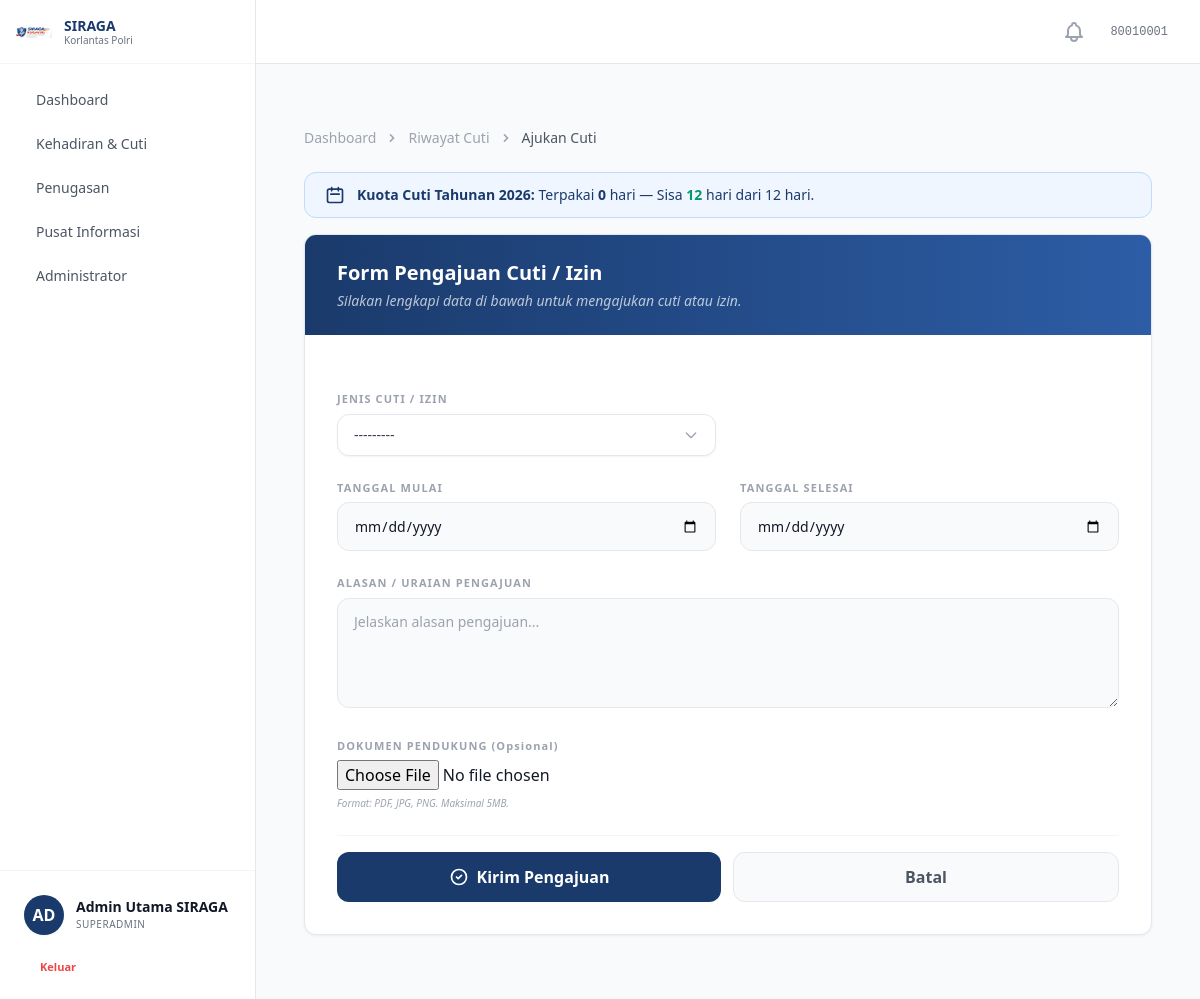
Screenshot of /cuti/ajukan/ (signed in) with the database file from the repository.
### accounts/models.py (models this page shows, shortened)
class MenuItem(models.Model):
    label = models.CharField(max_length=100, verbose_name='Label')
    path = models.CharField(max_length=200, blank=True, verbose_name='Path / URL Name')
    icon = models.CharField(max_length=100, blank=True, verbose_name='Icon')
    parent = models.ForeignKey(
        'self', on_delete=models.CASCADE, null=True, blank=True,
        related_name='submenus', verbose_name='Parent Menu'
    )
    sort_order = models.IntegerField(default=0, verbose_name='Sort Order')
    is_active = models.BooleanField(default=True, verbose_name='Active')
    class Meta:
        verbose_name = 'Menu Item'
        verbose_name_plural = 'Menu Items'
        ordering = ['sort_order', 'label']
    def get_url(self):
        try:
            return reverse(self.path)
        except NoReverseMatch:
            return self.path

class Personel(AbstractBaseUser, PermissionsMixin):
    ROLE_CHOICES = [
        ('personel', 'Personel'),
        ('operator', 'Operator'),
        ('pimpinan', 'Pimpinan'),
        ('superadmin', 'Superadmin'),
    ]
    PANGKAT_CHOICES = [
        ('Bharada', 'Bharada'),
        ('Bhayangkara', 'Bhayangkara'),
        ('Bripda', 'Bripda'),
        ('Briptu', 'Briptu'),
        ('Brigpol', 'Brigpol'),
        ('Bripka', 'Bripka'),
        ('Aipda', 'Aipda'),
        ('Aiptu', 'Aiptu'),
        ('Ipda', 'Ipda'),
        ('Iptu', 'Iptu'),
        ('AKP', 'AKP'),
        ('Kompol', 'Kompol'),
        ('AKBP', 'AKBP'),
        ('Kombespol', 'Kombespol'),
        ('Brigjen Pol', 'Brigjen Pol'),
        ('Irjen Pol', 'Irjen Pol'),
        ('Komjen Pol', 'Komjen Pol'),
        ('Jenderal Pol', 'Jenderal Pol'),
    ]
    nrp = models.CharField(max_length=20, unique=True, verbose_name='NRP')
    nama_lengkap = models.CharField(max_length=200, verbose_name='Nama Lengkap')
    email = models.EmailField(blank=True, verbose_name='Email')
    no_hp = models.CharField(max_length=20, blank=True, verbose_name='No. HP')
    pangkat = models.CharField(max_length=50, choices=PANGKAT_CHOICES, blank=True, verbose_name='Pangkat')
    jabatan = models.CharField(max_length=200, blank=True, verbose_name='Jabatan')
    satker = models.ForeignKey(
        Satker, on_delete=models.SET_NULL, null=True, blank=True,
        related_name='personel', verbose_name='Satuan Kerja'
    )
    role = models.CharField(max_length=20, choices=ROLE_CHOICES, default='personel', verbose_name='Role')
    role_obj = models.ForeignKey(
        Role, on_delete=models.SET_NULL, null=True, blank=True,
        related_name='personel_set', verbose_name='Role (Object)'
    )
    foto = models.ImageField(upload_to='foto_personel/', blank=True, null=True, verbose_name='Foto')
    is_active = models.BooleanField(default=False)
    status_verifikasi = models.CharField(
        max_length=20,
        choices=[('pending', 'Pending'), ('approved', 'Approved')],
        default='pending'
    )
    is_staff = models.BooleanField(default=False)
    tanggal_bergabung = models.DateTimeField(auto_now_add=True)
    tanggal_nonaktif = models.DateTimeField(null=True, blank=True, verbose_name='Tanggal Dinonaktifkan')
    alasan_nonaktif = models.TextField(blank=True, verbose_name='Alasan Dinonaktifkan')
    objects = PersonelManager()
    USERNAME_FIELD = 'nrp'
    REQUIRED_FIELDS = ['nama_lengkap']
    class Meta:
        verbose_name = 'Personel'
        verbose_name_plural = 'Personel'
        ordering = ['nama_lengkap']
    @property
    def is_superadmin(self):
        if self.role_obj:
            return self.role_obj.nama.lower() == 'superadmin'
        return self.role == 'superadmin'

class Role(models.Model):
    nama = models.CharField(max_length=100, unique=True, verbose_name='Nama Role')
    deskripsi = models.TextField(blank=True, verbose_name='Deskripsi')
    dibuat_pada = models.DateTimeField(default=timezone.now, verbose_name='Dibuat Pada')
    menus = models.ManyToManyField(MenuItem, blank=True, related_name='roles', verbose_name='Menu Access')
    class Meta:
        verbose_name = 'Role'
        verbose_name_plural = 'Role'
        ordering = ['nama']

### manajemen_cuti/views.py (the view, shortened to what this page needs)
# urls.py: path('ajukan/', views.LeaveRequestCreateView.as_view(), name='ajukan'),
class LeaveRequestCreateView(LoginRequiredMixin, CreateView):
    model = PengajuanCuti
    form_class = LeaveRequestForm
    template_name = 'manajemen_cuti/pengajuan_form.html'
    success_url = reverse_lazy('manajemen_cuti:riwayat')
    def get_context_data(self, **kwargs):
        ctx = super().get_context_data(**kwargs)
        ctx.update(get_kuota_info(self.request.user))
        return ctx

### templates/manajemen_cuti/pengajuan_form.html (shortened to what this page needs)
{% extends 'base.html' %}
{% load static %}
{% block content %}
<div class="max-w-4xl mx-auto py-8 px-4">
    <nav class="flex mb-6 text-sm" aria-label="breadcrumb">
        <ol class="flex items-center space-x-2 text-gray-400">
            <li><a href="{% url 'dashboard:index' %}" class="hover:text-[#1a3a6b] transition-colors">Dashboard</a></li>
            <li class="flex items-center space-x-2">
                <svg class="w-4 h-4" fill="currentColor" viewBox="0 0 20 20"><path d="M7.293 14.707a1 1 0 010-1.414L10.586 10 7.293 6.707a1 1 0 011.414-1.414l4 4a1 1 0 010 1.414l-4 4a1 1 0 01-1.414 0z"/></svg>
                <a href="{% url 'manajemen_cuti:riwayat' %}" class="hover:text-[#1a3a6b] transition-colors">Riwayat Cuti</a>
            </li>
            <li class="flex items-center space-x-2">
                <svg class="w-4 h-4" fill="currentColor" viewBox="0 0 20 20"><path d="M7.293 14.707a1 1 0 010-1.414L10.586 10 7.293 6.707a1 1 0 011.414-1.414l4 4a1 1 0 010 1.414l-4 4a1 1 0 01-1.414 0z"/></svg>
                <span class="text-gray-600 font-medium">Ajukan Cuti</span>
            </li>
        </ol>
    </nav>
    <div class="mb-4 flex flex-col sm:flex-row gap-3">
        <div class="flex-1 rounded-xl border border-blue-200 bg-blue-50 px-5 py-3 flex items-center gap-3">
            <svg class="w-5 h-5 text-[#1a3a6b] flex-shrink-0" fill="none" stroke="currentColor" viewBox="0 0 24 24">
                <path stroke-linecap="round" stroke-linejoin="round" stroke-width="2" d="M8 7V3m8 4V3m-9 8h10M5 21h14a2 2 0 002-2V7a2 2 0 00-2-2H5a2 2 0 00-2 2v12a2 2 0 002 2z" />
            </svg>
            <div class="text-sm text-[#1a3a6b]">
                <span class="font-bold">Kuota Cuti Tahunan {{ tahun }}:</span>
                Terpakai <strong>{{ hari_terpakai }}</strong> hari —
                Sisa <strong
                    {% if sisa_hari <= 3 %}class="text-red-600"{% elif sisa_hari <= 6 %}class="text-yellow-600"{% else %}class="text-emerald-600"{% endif %}>
                    {{ sisa_hari }}
                </strong> hari dari {{ total_kuota }} hari.
            </div>
        </div>
    </div>
    <div class="card overflow-hidden">
        <div class="bg-gradient-to-r from-[#1a3a6b] to-[#2d5da6] px-8 py-6">
            <h1 class="text-xl font-bold text-white mb-1">Form Pengajuan Cuti / Izin</h1>
            <p class="text-white/70 text-sm italic">Silakan lengkapi data di bawah untuk mengajukan cuti atau izin.</p>
        </div>
        <div class="p-8">
            <form id="cuti-form" method="post" enctype="multipart/form-data" class="space-y-6">
                <div class="grid grid-cols-1 md:grid-cols-2 gap-6">
                    <div class="space-y-1.5">
                        <label class="text-[11px] font-bold text-gray-400 uppercase tracking-widest block">Jenis Cuti / Izin</label>
                    </div>
                    <div class="hidden md:block"></div>
                    <div class="space-y-1.5">
                        <label class="text-[11px] font-bold text-gray-400 uppercase tracking-widest block">Tanggal Mulai</label>
                        {{ form.tanggal_mulai }}
                    </div>
                    <div class="space-y-1.5">
                        <label class="text-[11px] font-bold text-gray-400 uppercase tracking-widest block">Tanggal Selesai</label>
                        {{ form.tanggal_selesai }}
                    </div>
                </div>
                <div class="space-y-1.5">
                    <label class="text-[11px] font-bold text-gray-400 uppercase tracking-widest block">Alasan / Uraian Pengajuan</label>
                    {{ form.alasan }}
                </div>
                <div class="space-y-1.5">
                    <label class="text-[11px] font-bold text-gray-400 uppercase tracking-widest block">Dokumen Pendukung <span class="text-gray-400 capitalize">(Opsional)</span></label>
                    <div class="relative group">
                        {{ form.lampiran }}
                    </div>
                    <p class="text-[10px] text-gray-400 italic">Format: PDF, JPG, PNG. Maksimal 5MB.</p>
                </div>
                <div class="pt-4 flex flex-col sm:flex-row gap-3 border-t border-gray-100">
                    <button type="button" id="submit-btn" onclick="checkKuota()" class="flex-1 btn-primary py-3 rounded-xl font-bold flex items-center justify-center gap-2">
                        <svg class="w-5 h-5" fill="none" stroke="currentColor" viewBox="0 0 24 24">
                            <path stroke-linecap="round" stroke-linejoin="round" stroke-width="2" d="M9 12l2 2 4-4m6 2a9 9 0 11-18 0 9 9 0 0118 0z"/>
                        </svg>
                        Kirim Pengajuan
                    </button>
                    <a href="{% url 'manajemen_cuti:riwayat' %}" class="flex-1 btn-secondary py-3 rounded-xl font-bold flex items-center justify-center gap-2 bg-gray-50 hover:bg-gray-100 border border-gray-200 text-gray-600 transition-colors">
                        Batal
                    </a>
                </div>
            </form>
        </div>
    </div>
</div>
{% endblock %}

### templates/base.html (shortened to what this page needs)
{% load static %}
<!DOCTYPE html>
<html lang="id" class="h-full">
<head>
  <script src="https://cdn.tailwindcss.com"></script>
  <link rel="stylesheet" href="{% static 'css/custom.css' %}" />
</head>
<body class="h-full bg-gray-50 text-gray-900 antialiased" x-data="{ sidebarOpen: true }">
  {% if user.is_authenticated %}
  <div class="flex h-screen overflow-hidden">
    <aside
      :class="sidebarOpen ? 'w-64' : 'w-20'"
      class="flex flex-col bg-white border-r border-gray-200 transition-all duration-300 ease-in-out z-20 overflow-x-hidden"
    >
      <div class="flex h-16 items-center justify-between px-4 border-b border-gray-100 shrink-0">
        <div class="flex items-center gap-3" x-show="sidebarOpen" x-transition:enter.opacity.duration.300ms>
          {% load static %}
          <img src="{% static 'images/logo-siraga.png' %}" alt="SIRAGA" class="w-9 h-9 object-contain" />
          <div>
            <p class="text-sm font-bold text-[#1a3a6b] leading-tight">SIRAGA</p>
            <p class="text-[10px] text-gray-500 leading-tight">Korlantas Polri</p>
          </div>
        </div>
        <button @click="sidebarOpen = !sidebarOpen"
                class="p-2 rounded-lg text-gray-400 hover:bg-gray-100 hover:text-primary transition-colors shrink-0"
                :class="!sidebarOpen ? 'mx-auto' : ''">
        </button>
      </div>
      <div class="flex-1 overflow-y-auto py-4 px-3 space-y-1 custom-scrollbar">
        {% for menu in sidebar_menus %}
          {% if not menu.submenus.all %}
            <a href="{{ menu.get_url }}"
               class="flex items-center gap-3 px-3 py-2.5 rounded-xl transition-all group hover:bg-primary/5"
               :class="!sidebarOpen ? 'justify-center' : ''">
              <span x-show="sidebarOpen" x-transition.opacity class="text-sm font-medium text-gray-600 group-hover:text-primary whitespace-nowrap">
                {{ menu.label }}
              </span>
            </a>
          {% else %}
            <div x-data="{ dropdownOpen: false }">
              <button @click="dropdownOpen = !dropdownOpen"
                      class="w-full flex items-center justify-between px-3 py-2.5 rounded-xl transition-all group hover:bg-primary/5"
                      :class="!sidebarOpen ? 'justify-center' : ''">
                <div class="flex items-center gap-3">
                  <span x-show="sidebarOpen" x-transition.opacity class="text-sm font-medium text-gray-600 group-hover:text-primary whitespace-nowrap">
                    {{ menu.label }}
                  </span>
                </div>
              </button>
            </div>
          {% endif %}
        {% endfor %}
      </div>
      <div class="mt-auto border-t border-gray-100 p-4 shrink-0">
        <a href="{% url 'accounts:profil' %}"
           class="flex items-center gap-3 p-2 rounded-xl hover:bg-gray-50 transition-all group"
           :class="!sidebarOpen ? 'justify-center' : ''">
          <div class="flex h-10 w-10 shrink-0 items-center justify-center rounded-full bg-primary text-white font-bold group-hover:ring-4 group-hover:ring-primary/10 transition-all shadow-sm">
            {% if user.foto %}
              <img src="{{ user.foto.url }}" class="h-10 w-10 rounded-full object-cover" alt="Foto Profil">
            {% else %}
              {{ user.nama_lengkap|slice:":2"|upper }}
            {% endif %}
          </div>
          <div x-show="sidebarOpen" x-transition.opacity class="flex flex-col overflow-hidden whitespace-nowrap">
            <span class="text-sm font-semibold text-gray-900 truncate">{{ user.nama_lengkap }}</span>
            <span class="text-[10px] text-gray-500 truncate uppercase tracking-wider font-medium">{{ user.role_obj.nama}}</span>
          </div>
        </a>
        <form action="{% url 'accounts:logout' %}" method="POST" class="mt-2">
          <button type="submit"
                  class="flex w-full items-center gap-3 px-3 py-2 text-[11px] font-bold text-red-500 hover:bg-red-50 rounded-lg transition-colors"
                  :class="!sidebarOpen ? 'justify-center' : ''">
            <span x-show="sidebarOpen" x-transition.opacity>Keluar</span>
          </button>
        </form>
      </div>
    </aside>
    <main class="flex-1 flex flex-col min-w-0 bg-gray-50 overflow-hidden">
      <header class="h-16 bg-white border-b border-gray-200 flex items-center justify-between px-8 shrink-0">
        <div class="flex items-center gap-4">
          <div class="relative" id="notification-dropdown-wrapper">
              <button type="button" id="notification-btn" class="relative p-2 text-gray-400 hover:text-[#1a3a6b] transition-colors focus:outline-none">
              </button>
          </div>
          <span class="text-xs text-gray-500 font-mono">{{ user.nrp }}</span>
        </div>
      </header>
      <div class="flex-1 overflow-y-auto p-8 custom-scrollbar">
        {% block content %}{% endblock %}
      </div>
    </main>
  </div>
  {% else %}
      {% block full_page %}{% endblock %}
  {% endif %}
</body>
</html>

### rows the page displays
MenuItem: label "Dashboard"
MenuItem: label "Kehadiran & Cuti"
MenuItem: label "Penugasan"
MenuItem: label "Pusat Informasi"
MenuItem: label "Administrator"
Personel: nama_lengkap "AD", nama_lengkap "Admin Utama SIRAGA", role_obj.nama "SUPERADMIN", nrp "80010001"

### other values shown
{{ hari_terpakai }} "0"
{{ sisa_hari }} "12"
{{ total_kuota }} "12"
